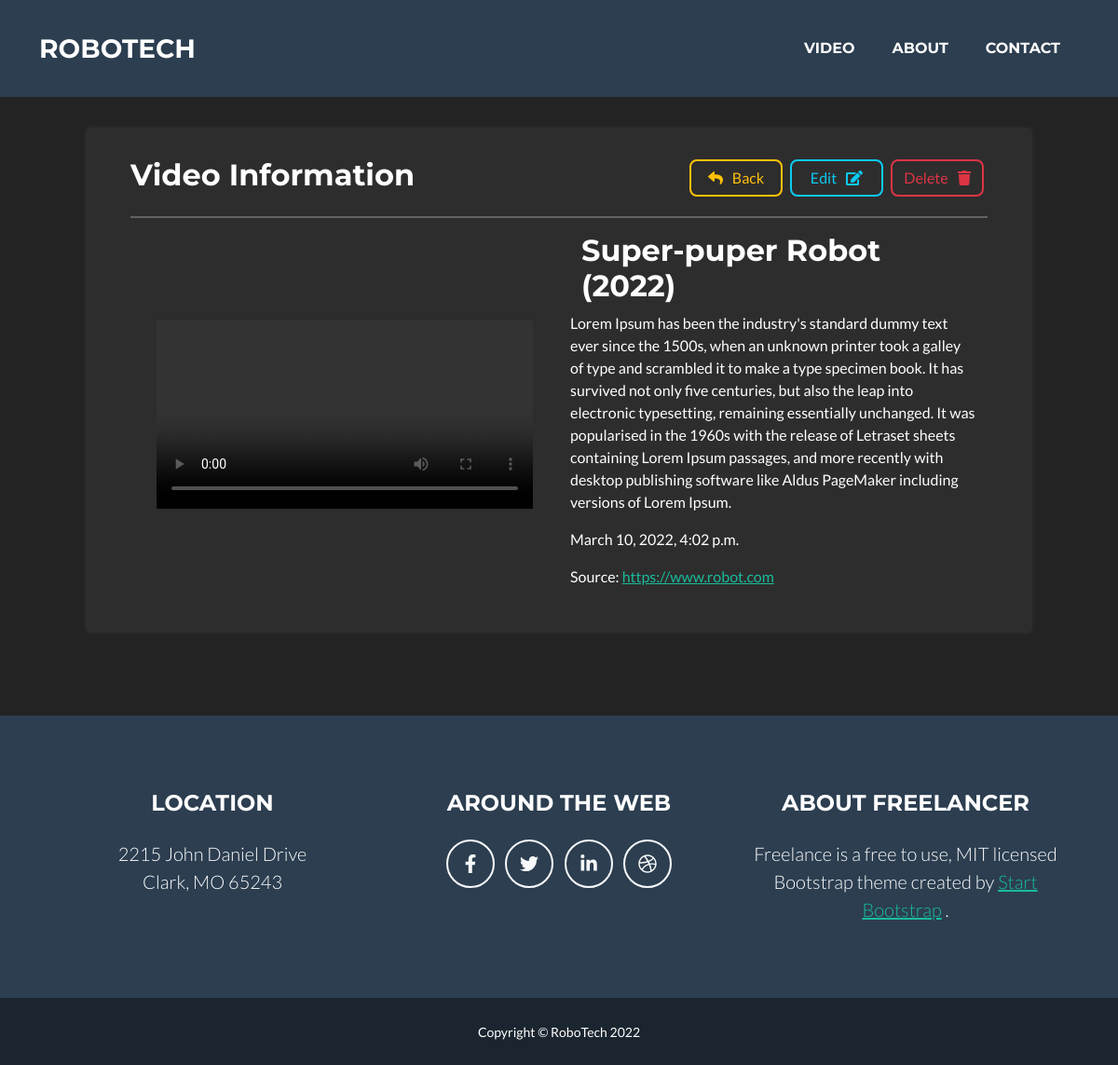
The page /video/details/1 on the database its author committed.
### video/models.py (models this page shows, shortened)
class Post(models.Model):
    title = models.CharField(max_length=256, unique=True, null=False)
    about = models.TextField(max_length=500, null=False)
    video = models.FileField(null=False, upload_to='video/')
    published = models.DateTimeField(null=False, auto_now_add=True, blank=True)
    source = models.URLField(null=True)

### video/views.py (the view)
# urls.py: re_path(r'^details/(?P<post_id>[0-9]+)$', details),
def details(request, post_id):
    data = dict()
    data['post'] = Post.objects.get(id=post_id)
    return render(request, 'video/details.html', context=data)

### templates/video/details.html (shortened to what this page needs)
{% extends 'layouts/base.html' %}
{% block content %}
<br>
<br>
<div class="my_body">
 <div class="card">
     <h2>Video Information</h2>
     <hr>
     <div class="row">
                        <div class="col-md-6 text-center align-self-center"> <video class="video-fluid" src="../../media/{{ post.video }}" type="video/mp4" controls></video></div>
                        <div class="col-md-6 info">
                            <div class="row title">
                                <div class="col">
                                    <h2>{{ post.title }}</h2>
                                </div>
                            </div>
                            <p>{{ post.about }}</p>
                            <p>{{ post.published }}</p>
                            <p>Source: <a target="_blank" href="{{ post.source }}">{{ post.source }}</a></p>
                        </div>
                    </div>
     <div class="btn-group my_btn_group">
         <div class="row lower">
             <div><a href="/video" class="btn btn-outline-warning btn1"><i class="fa fa-reply my_i1"></i>Back</a></div>
         </div>
         <div class="row lower">
             <div><a href="/video/edit/{{ post.id }}" class="btn btn-outline-info btn1">Edit<i class="fa fa-edit my_i2"></i></a></div>
         </div>
         <div class="row lower">
             <div><a href="/video/delete/{{ post.id }}" class="btn btn-outline-danger btn1">Delete<i class="fa fa-trash my_i2"></i></a></div>
         </div>
     </div>
 </div>
</div>
{% endblock content %}

### templates/video/details.html (style rules this page uses)
.my_body { margin: 0; background-size: cover; min-height: 90vh; display: flex; align-items: center; justify-content: center; background-color: rgb(36, 35, 35); }
.card { width: 85%; padding: 2rem 3rem; background-color: rgb(46, 45, 45); color: white; }
.row { margin: 0; }
.btn1 { margin: 2% -8px; width: 100px; }
.my_btn_group { position: absolute; right: 3rem; }
.my_i1 { margin-right: 10px; }
.my_i2 { margin-left: 10px; }
video { height: fit-content; width: 100%; padding: 1rem; }

### rows shown on the page
Post: title "Super-puper Robot (2022)", about "Lorem Ipsum has been the industry's standard dummy text ever since the 1500s, when an unknown printer took a galley of type and scrambled it to make a type specimen book. It has survived not only five centuries, but also the leap into electronic typesetting, remaining essentially unchanged. It was popularised in the 1960s with the release of Letraset sheets containing Lorem Ipsum passages, and more recently with desktop publishing software like Aldus PageMaker including versions of Lorem Ipsum.", published "March 10, 2022, 4:02 p.m.", source "https://www.robot.com"
